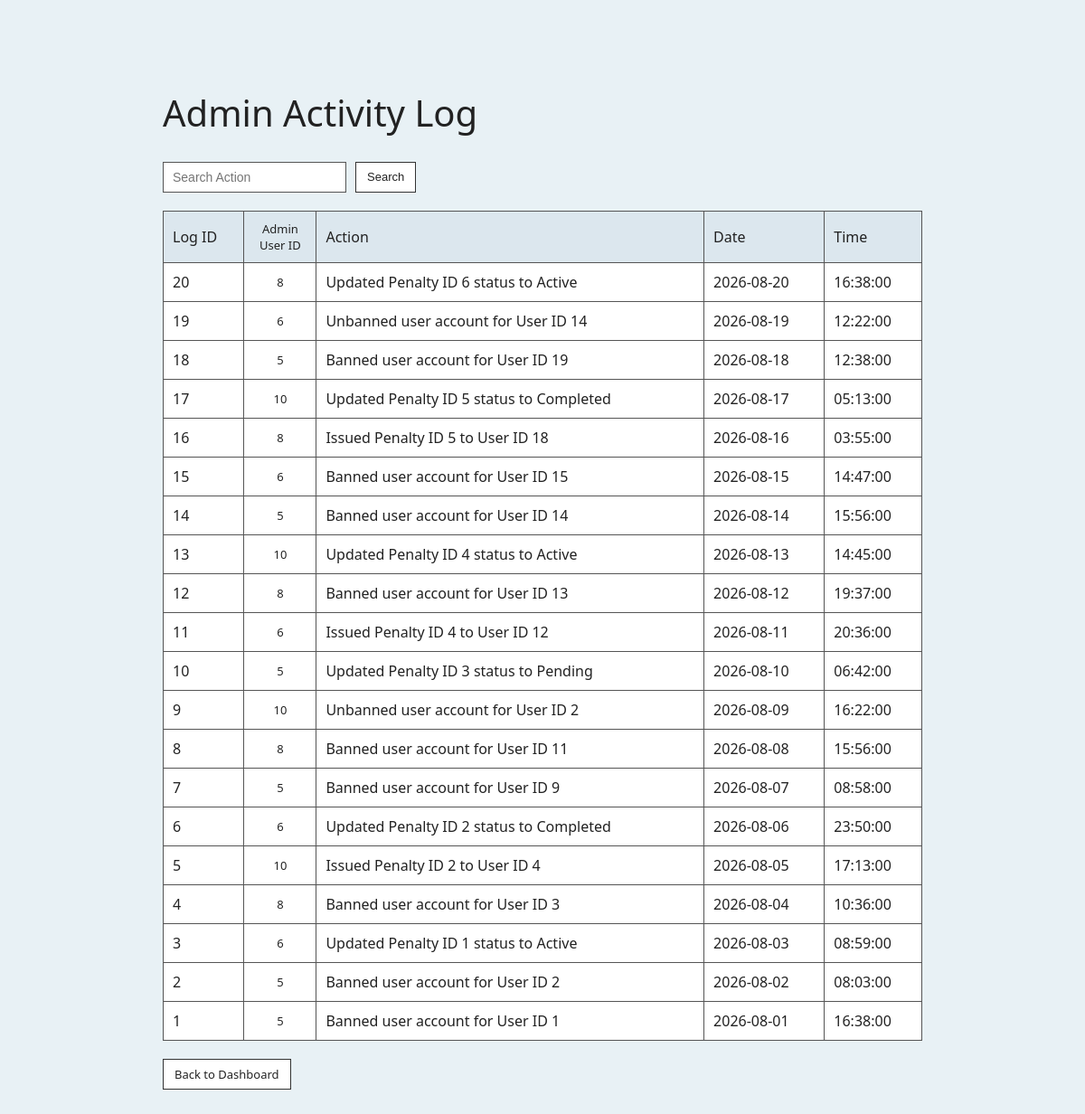
Page /AdminLog.php (signed in) on the committed database.
### tables this page shows
CREATE TABLE `adminactivitylog` (
  `LogID` int(10) NOT NULL,
  `ActionType` text NOT NULL,
  `TimeStamp` time NOT NULL,
  `UserID` int(10) NOT NULL,
  `ActionDate` date DEFAULT NULL
);

### AdminLog.php (the view, shortened to what this page needs)
<?php
include 'dbconn.php';
$search = isset($_GET['search']) ? trim($_GET['search']) : "";
$sql = "SELECT LogID, UserID, ActionType, ActionDate, TimeStamp
        FROM adminactivitylog
        WHERE 1=1";
$sql .= " ORDER BY ActionDate DESC, TimeStamp DESC";
$result = mysqli_query($conn, $sql);
?>
<!DOCTYPE html>
<html lang="en">
<head>
    <link rel="stylesheet" href="styleA.css">
</head>
<body>
    <div class="center-wrapper">
        <h1>Admin Activity Log</h1>
        <form method="GET" action="AdminLog.php" class="search-bar">
            <input
                type="text"
                name="search"
                placeholder="Search Action"
                value="<?php echo htmlspecialchars($search); ?>"
            >
            <button type="submit" class="table-btn">
                Search
            </button>
        </form>
        <table>
            <tr>
                <th>Log ID</th>
                <th class="admintxt">Admin<br>User ID</th>
                <th>Action</th>
                <th>Date</th>
                <th>Time</th>
            </tr>
            <?php if ($result && mysqli_num_rows($result) > 0) { ?>
                <?php while ($row = mysqli_fetch_assoc($result)) { ?>
                    <tr>
                        <td><?php echo htmlspecialchars($row['LogID']); ?></td>
                        <td class="admintxt">
                            <?php echo htmlspecialchars($row['UserID']); ?>
                        </td>
                        <td><?php echo htmlspecialchars($row['ActionType']); ?></td>
                        <td><?php echo htmlspecialchars($row['ActionDate']); ?></td>
                        <td><?php echo htmlspecialchars($row['TimeStamp']); ?></td>
                    </tr>
                <?php } ?>
            <?php } else { ?>
                <tr>
                    <td colspan="5">No activity logs found.</td>
                </tr>
            <?php } ?>
        </table>
        <div class="button-bar">
            <a href="AdminDashboard.php" class="table-btn">
                Back to Dashboard
            </a>
        </div>
    </div>
</body>
</html>

### styleA.css (style rules this page uses)
* { box-sizing: border-box; }
body { margin: 0; padding: 20px; min-height: 100vh; background-color: #e8f1f5; color: #222222; font-family: 'Segoe UI', Arial, sans-serif; }
h1, h2, h3 { color: #222222; font-weight: 500; }
h1 { font-size: 40px; }
.center-wrapper { width: 100%; max-width: 900px; margin: 20px auto; padding: 30px; }
table { width: 100%; border-collapse: collapse; margin-top: 20px; background-color: #ffffff; }
th, td { border: 1px solid #555555; padding: 10px; text-align: left; }
th { background-color: #dce7ee; font-weight: 500; }
.search-bar { display: flex; gap: 10px; margin-bottom: 20px; flex-wrap: wrap; }
.search-bar input, .search-bar select { padding: 8px 10px; border: 1px solid #555555; font-size: 14px; background-color: #ffffff; }
.table-btn { padding: 7px 12px; background-color: #ffffff; color: #222222; border: 1px solid #333333; text-decoration: none; font-size: 13px; cursor: pointer; }
.button-bar { display: flex; flex-wrap: wrap; gap: 10px; margin-top: 20px; }
.admintxt { width: 80px; text-align: center; font-size: 13px; }

### rows in the picture
adminactivitylog: LogID "20", UserID "8", ActionType "Updated Penalty ID 6 status to Active", ActionDate "2026-08-20", TimeStamp "16:38:00"
adminactivitylog: LogID "19", UserID "6", ActionType "Unbanned user account for User ID 14", ActionDate "2026-08-19", TimeStamp "12:22:00"
adminactivitylog: LogID "18", UserID "5", ActionType "Banned user account for User ID 19", ActionDate "2026-08-18", TimeStamp "12:38:00"
adminactivitylog: LogID "17", UserID "10", ActionType "Updated Penalty ID 5 status to Completed", ActionDate "2026-08-17", TimeStamp "05:13:00"
adminactivitylog: LogID "16", UserID "8", ActionType "Issued Penalty ID 5 to User ID 18", ActionDate "2026-08-16", TimeStamp "03:55:00"
adminactivitylog: LogID "15", UserID "6", ActionType "Banned user account for User ID 15", ActionDate "2026-08-15", TimeStamp "14:47:00"
adminactivitylog: LogID "14", UserID "5", ActionType "Banned user account for User ID 14", ActionDate "2026-08-14", TimeStamp "15:56:00"
adminactivitylog: LogID "13", UserID "10", ActionType "Updated Penalty ID 4 status to Active", ActionDate "2026-08-13", TimeStamp "14:45:00"
adminactivitylog: LogID "12", UserID "8", ActionType "Banned user account for User ID 13", ActionDate "2026-08-12", TimeStamp "19:37:00"
adminactivitylog: LogID "11", UserID "6", ActionType "Issued Penalty ID 4 to User ID 12", ActionDate "2026-08-11", TimeStamp "20:36:00"
adminactivitylog: LogID "10", UserID "5", ActionType "Updated Penalty ID 3 status to Pending", ActionDate "2026-08-10", TimeStamp "06:42:00"
adminactivitylog: LogID "9", UserID "10", ActionType "Unbanned user account for User ID 2", ActionDate "2026-08-09", TimeStamp "16:22:00"
adminactivitylog: LogID "8", UserID "8", ActionType "Banned user account for User ID 11", ActionDate "2026-08-08", TimeStamp "15:56:00"
adminactivitylog: LogID "7", UserID "5", ActionType "Banned user account for User ID 9", ActionDate "2026-08-07", TimeStamp "08:58:00"
adminactivitylog: LogID "6", UserID "6", ActionType "Updated Penalty ID 2 status to Completed", ActionDate "2026-08-06", TimeStamp "23:50:00"
adminactivitylog: LogID "5", UserID "10", ActionType "Issued Penalty ID 2 to User ID 4", ActionDate "2026-08-05", TimeStamp "17:13:00"
adminactivitylog: LogID "4", UserID "8", ActionType "Banned user account for User ID 3", ActionDate "2026-08-04", TimeStamp "10:36:00"
adminactivitylog: LogID "3", UserID "6", ActionType "Updated Penalty ID 1 status to Active", ActionDate "2026-08-03", TimeStamp "08:59:00"
adminactivitylog: LogID "2", UserID "5", ActionType "Banned user account for User ID 2", ActionDate "2026-08-02", TimeStamp "08:03:00"
adminactivitylog: LogID "1", UserID "5", ActionType "Banned user account for User ID 1", ActionDate "2026-08-01", TimeStamp "16:38:00"
